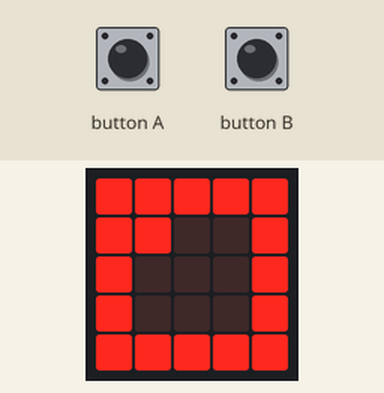
Recording of a program running on a simulated BBC micro:bit (MakeCode). Shown: the board's 5×5 LED display. The inputs (shaded band) are chosen by the test bench.

Above: at 1.2 s.
1.3 s: button A pressed for 0.15 s
At 1.64 s:
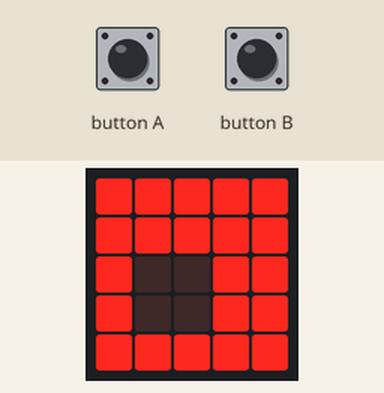
2.0 s: button B pressed for 0.15 s
At 2.02 s:
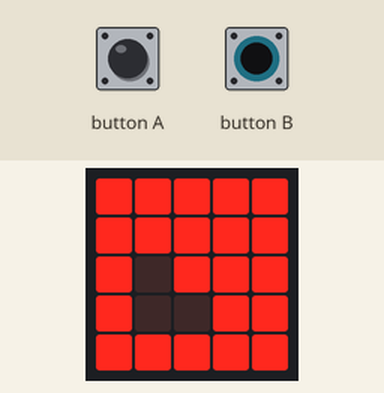
At 2.6 s:
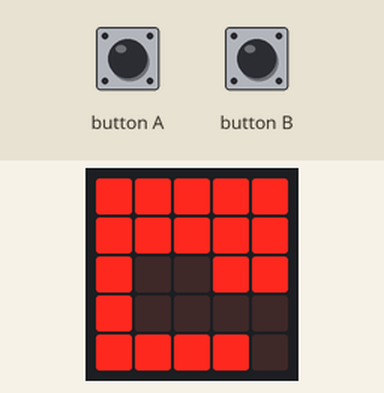
2.7 s: button A pressed for 0.15 s
At 3.24 s:
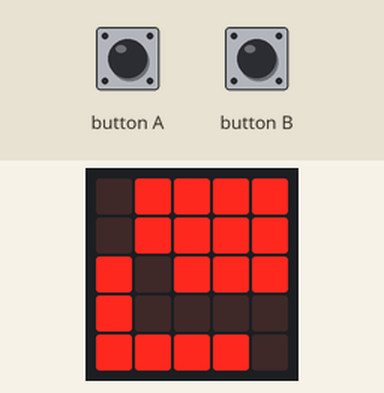

The program:

main.ts
```typescript
input.onButtonPressed(Button.A, function () {
    doSomething4(1, true)
})
input.onButtonPressed(Button.B, function () {
    doSomething2(1)
    basic.pause(70)
})
// 這是先跑在倒跑的
// 原理:讓x變大之後再讓y變大之後再讓x變小然後再讓y變小 這樣就一圈了 之後依此類推
function doSomething2 (num: number) {
    led.plot(0, 0)
    for (let index = 0; index < 4; index++) {
        a += 1
        basic.pause(70)
        led.plot(a, b)
    }
    for (let index = 0; index < 4; index++) {
        led.plot(a, b)
        b += 1
        basic.pause(70)
    }
    for (let index = 0; index < 4; index++) {
        led.plot(a, b)
        a += -1
        basic.pause(70)
    }
    for (let index = 0; index < 3; index++) {
        led.plot(a, b)
        b += -1
        basic.pause(70)
    }
    for (let index = 0; index < 3; index++) {
        led.plot(a, b)
        a += 1
        basic.pause(70)
    }
    for (let index = 0; index < 2; index++) {
        led.plot(a, b)
        b += 1
        basic.pause(70)
    }
    for (let index = 0; index < 2; index++) {
        led.plot(a, b)
        a += -1
        basic.pause(70)
    }
    for (let index = 0; index < 2; index++) {
        led.plot(a, b)
        b += -1
        basic.pause(70)
    }
    led.plot(2, 2)
    basic.pause(70)
    b = 0
    a = 0
    led.unplot(a, b)
    basic.pause(70)
    for (let index = 0; index < 4; index++) {
        a += 1
        basic.pause(70)
        led.unplot(a, b)
    }
    for (let index = 0; index < 4; index++) {
        led.unplot(a, b)
        b += 1
        basic.pause(70)
    }
    for (let index = 0; index < 4; index++) {
        led.unplot(a, b)
        a += -1
        basic.pause(70)
    }
    for (let index = 0; index < 3; index++) {
        led.unplot(a, b)
        b += -1
        basic.pause(70)
    }
    for (let index = 0; index < 3; index++) {
        led.unplot(a, b)
        a += 1
        basic.pause(70)
    }
    for (let index = 0; index < 2; index++) {
        led.unplot(a, b)
        b += 1
        basic.pause(70)
    }
    for (let index = 0; index < 2; index++) {
        led.unplot(a, b)
        a += -1
        basic.pause(70)
    }
    for (let index = 0; index < 2; index++) {
        led.unplot(a, b)
        b += -1
        basic.pause(70)
    }
    led.unplot(2, 2)
    basic.pause(70)
}
// 這是先跑在倒跑的
// 原理:讓x變大之後再讓y變大之後再讓x變小然後再讓y變小 這樣就一圈了 之後依此類推
function doSomething4 (num: number, bool: boolean) {
    led.plot(0, 0)
    for (let index = 0; index < 4; index++) {
        a += 1
        basic.pause(70)
        led.plot(a, b)
    }
    for (let index = 0; index < 4; index++) {
        led.plot(a, b)
        b += 1
        basic.pause(70)
    }
    for (let index = 0; index < 4; index++) {
        led.plot(a, b)
        a += -1
        basic.pause(70)
    }
    for (let index = 0; index < 3; index++) {
        led.plot(a, b)
        b += -1
        basic.pause(70)
    }
    for (let index = 0; index < 3; index++) {
        led.plot(a, b)
        a += 1
        basic.pause(70)
    }
    for (let index = 0; index < 2; index++) {
        led.plot(a, b)
        b += 1
        basic.pause(70)
    }
    for (let index = 0; index < 2; index++) {
        led.plot(a, b)
        a += -1
        basic.pause(70)
    }
    for (let index = 0; index < 2; index++) {
        led.plot(a, b)
        b += -1
        basic.pause(70)
    }
    led.plot(2, 2)
    basic.pause(70)
    b = 0
    a = 0
    led.unplot(a, b)
    basic.pause(70)
    for (let index = 0; index < 4; index++) {
        a += 1
        basic.pause(70)
        led.unplot(a, b)
    }
    for (let index = 0; index < 4; index++) {
        led.unplot(a, b)
        b += 1
        basic.pause(70)
    }
    for (let index = 0; index < 4; index++) {
        led.unplot(a, b)
        a += -1
        basic.pause(70)
    }
    for (let index = 0; index < 3; index++) {
        led.unplot(a, b)
        b += -1
        basic.pause(70)
    }
    for (let index = 0; index < 3; index++) {
        led.unplot(a, b)
        a += 1
        basic.pause(70)
    }
    for (let index = 0; index < 2; index++) {
        led.unplot(a, b)
        b += 1
        basic.pause(70)
    }
    for (let index = 0; index < 2; index++) {
        led.unplot(a, b)
        a += -1
        basic.pause(70)
    }
    for (let index = 0; index < 2; index++) {
        led.unplot(a, b)
        b += -1
        basic.pause(70)
    }
    led.unplot(2, 2)
    basic.pause(70)
    if (false) {
        led.unplot(a - 1, b - 1)
    }
}
let b = 0
let a = 0
let aaa = 0
basic.forever(function () {
    aaa += 1
    basic.pause(70)
    if (aaa % 2 == 0) {
        doSomething4(1, false)
    } else {
        doSomething4(1, true)
    }
})
```

test.ts
```typescript
// 在這裡測試；當此封包作為擴充功能時，將不會編譯此內容。
```

Measured:
- after the input at 2.0 s, the display: first changes after 0.17 s (image 3 shows a later state)
